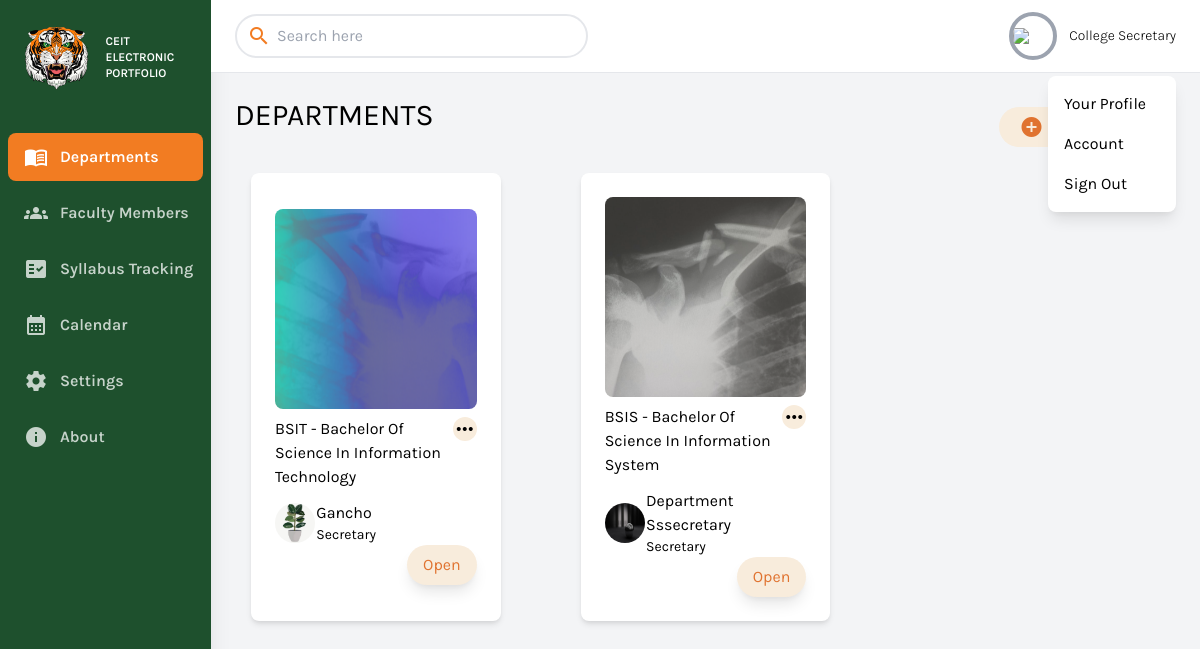
The app's page /college_secretary/departments.php (signed in), older data.
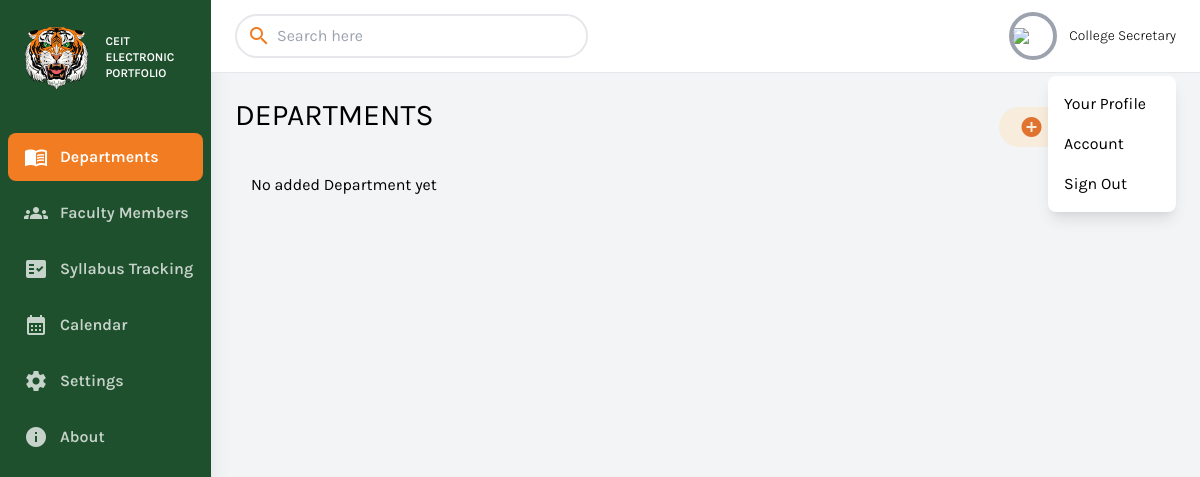
The same page, newer data.
### tables this page shows
CREATE TABLE `department_details` (
  `id` int(11) NOT NULL,
  `department_name` varchar(256) NOT NULL,
  `department_code` varchar(256) NOT NULL,
  `department_dean` bigint(20) NOT NULL DEFAULT 0,
  `department_secretary` bigint(20) NOT NULL DEFAULT 0,
  `department_image` text NOT NULL,
  `status` int(11) NOT NULL DEFAULT 0,
  `depatment_college` bigint(20) NOT NULL
);

CREATE TABLE `user_details` (
  `user_id` bigint(20) NOT NULL,
  `name` varchar(256) NOT NULL,
  `address` varchar(256) NOT NULL,
  `birthday` varchar(256) NOT NULL,
  `phone` varchar(256) NOT NULL,
  `specialization` varchar(256) NOT NULL,
  `image` text NOT NULL
);

### conn/conn.php (called while the page is built, shortened)
<?php
class DatabaseHandler {
    private $pdo;
    public function __construct() {
        $dbHost = 'eportfolio.mysql.database.azure.com';
        $dbPort = '3306';
        $dbName = 'eportfolio';
        $dbUser = 'azureuser';
        $dbPassword = 'Azure_User123';
        try {
            $dsn = "mysql:host=$dbHost;port=$dbPort;dbname=$dbName";
            $this->pdo = new PDO($dsn, $dbUser, $dbPassword);
            $this->pdo->setAttribute(PDO::ATTR_ERRMODE, PDO::ERRMODE_EXCEPTION);
        } catch (PDOException $e) {
            echo "Connection failed: " . $e->getMessage();
        }
    }
    public function getAllRowsFromTable($tableName) {
        try {
            $stmt = $this->pdo->prepare("SELECT * FROM $tableName WHERE status = 0");
            $stmt->execute();
            $result = $stmt->fetchAll(PDO::FETCH_ASSOC);
            return $result;
        } catch (PDOException $e) {
            echo "Query failed: " . $e->getMessage();
        }
    }
    public function getIdByColumnValue($tableName, $columnName, $columnValue, $idColumnName) {
        try {
            $stmt = $this->pdo->prepare("SELECT $idColumnName FROM $tableName WHERE $columnName = :column_value");
            $stmt->bindParam(':column_value', $columnValue);
            $stmt->execute();
            $result = $stmt->fetch(PDO::FETCH_ASSOC);
            if ($result) {
                return $result[$idColumnName];
            } else {
                return null;
            }
        } catch (PDOException $e) {
            return null;
        }
    }
}
?>

### college_secretary/departments.php (the view, shortened to what the changed rows need)
<?php include 'components/header.php'?>
<?php
 $college_id = $db->getIdByColumnValue("college_officers","college_secretary_id",$_SESSION['id'],"college_id");
?>
        <div class="w-full h-screen overflow-x-hidden border-t flex flex-col">
            <main class="w-full flex-grow p-6">
            <div class="grid grid-cols-3 items-center">
            <h1 class="text-3xl text-black pb-6 col-span-2">DEPARTMENTS</h1>
                <p class="text-sm flex justify-end items-center">
                </p>
            </div>
                <div class="grid lg:grid-cols-3 md:grid-cols-2  gap-x-20 gap-y-5 p-4">
                    <?php
                    $rows = $db->getAllRowsFromTable('department_details');
                    $count = 0;
                        foreach ($rows as $row) {
                            $id = $row['id'];
                            $depatment_college = $row['depatment_college'];
                            if($college_id!=$depatment_college){
                                continue;
                            }
                            $count++;
                            $department_name = $row['department_name'];
                            $department_secretary = $row['department_secretary'];
                            $secretary_name = ucwords($db->getIdByColumnValue("user_details",'user_id',$department_secretary,'name'));
                            $secretary_image = ucwords($db->getIdByColumnValue("user_details",'user_id',$department_secretary,'image'));
                            $department_code = strtoupper($row['department_code']);
                            $department_image = $row['department_image'];
                            $department_dean = $row['department_dean'];
                            $data='
                                data-department_name="'.$department_name.'"
                                data-department_secretary="'.$department_secretary.'"
                                data-department_code="'.$department_code.'"
                                data-department_dean="'.$department_dean.'"
                                data-id="'.$id.'"
                            ';
                            echo '<div class="card bg-white shadow-md rounded-lg p-6 flex justify-center flex-col ">
                                        <img src="../uploads/departments/'.$department_image.'" class="max-h-full h200 rounded-lg">
                                        <div class="flex flex-row justify-between  mt-2">
                                        '.$department_code.' - '.ucwords($department_name).'
                                        <div class="relative inline-block text-left">
                                                    <div>
                                                        <i class="option_download material-icons bg-orange  cursor-pointer hover:opacity-50 rounded-full " data-id="'.$id.'">more_horiz</i>
                                                    </div>
                                                    '.$id.'
                                                        <a href="#" '.$data.' class="editBtnDepartment block px-4 py-2 text-sm text-gray-700" role="menuitem" tabindex="-1" id="menu-item-1">Edit</a>
                                                        <a href="#" '.$data.' class="deleteBtnDepartment block px-4 py-2 text-sm text-gray-700" role="menuitem" tabindex="-1" id="menu-item-1">Delete</a>
                                                </div>
                                        </div>
                                        <div class="flex flex-row items-center mt-3">
                                           <div class="x">
                                        <img src="../uploads/faculty/'.$secretary_image.'" class="mr-3 w-10 h-10 rounded-full" alt="user_image">
                                        </div>
                                            <div class="grid w-full ">
                                                <p class="text-base">'.$secretary_name.'</p>
                                                <p class="text-sm">Secretary</p>
                                            </div>
                                        </div>
                                        <div class="grid w-full justify-items-end">
                                            <a href="courses.php?i='.$id.'"
                                            class="bg-orange text-center  text-orange px-4 py-2 rounded-full shadow-lg
                                                    transform transition-transform duration-200
                                                    hover:scale-105 hover:shadow-xl hover:bg-orange-600">
                                                Open
                                            </a>
                                        </div>
                                    </div>';
                        }
                        if($count==0){
                            echo 'No added Department yet';
                        }
                    ?>
                    </div>
                </div>
        </div>
<?php include 'components/footer.php'?>

Row changes from the older to the newer data that the page shows:
removed department_details: department_image (picture), department_code "BSIT", department_name "Bachelor Of Science In Information Technology", department_secretary.image (picture), department_secretary.name "Gancho"
removed department_details: department_image (picture), department_code "BSIS", department_name "Bachelor Of Science In Information System", department_secretary.image (picture), department_secretary.name "Department Sssecretary"
Text that changed along with them:
text now shown: "No added Department yet"
